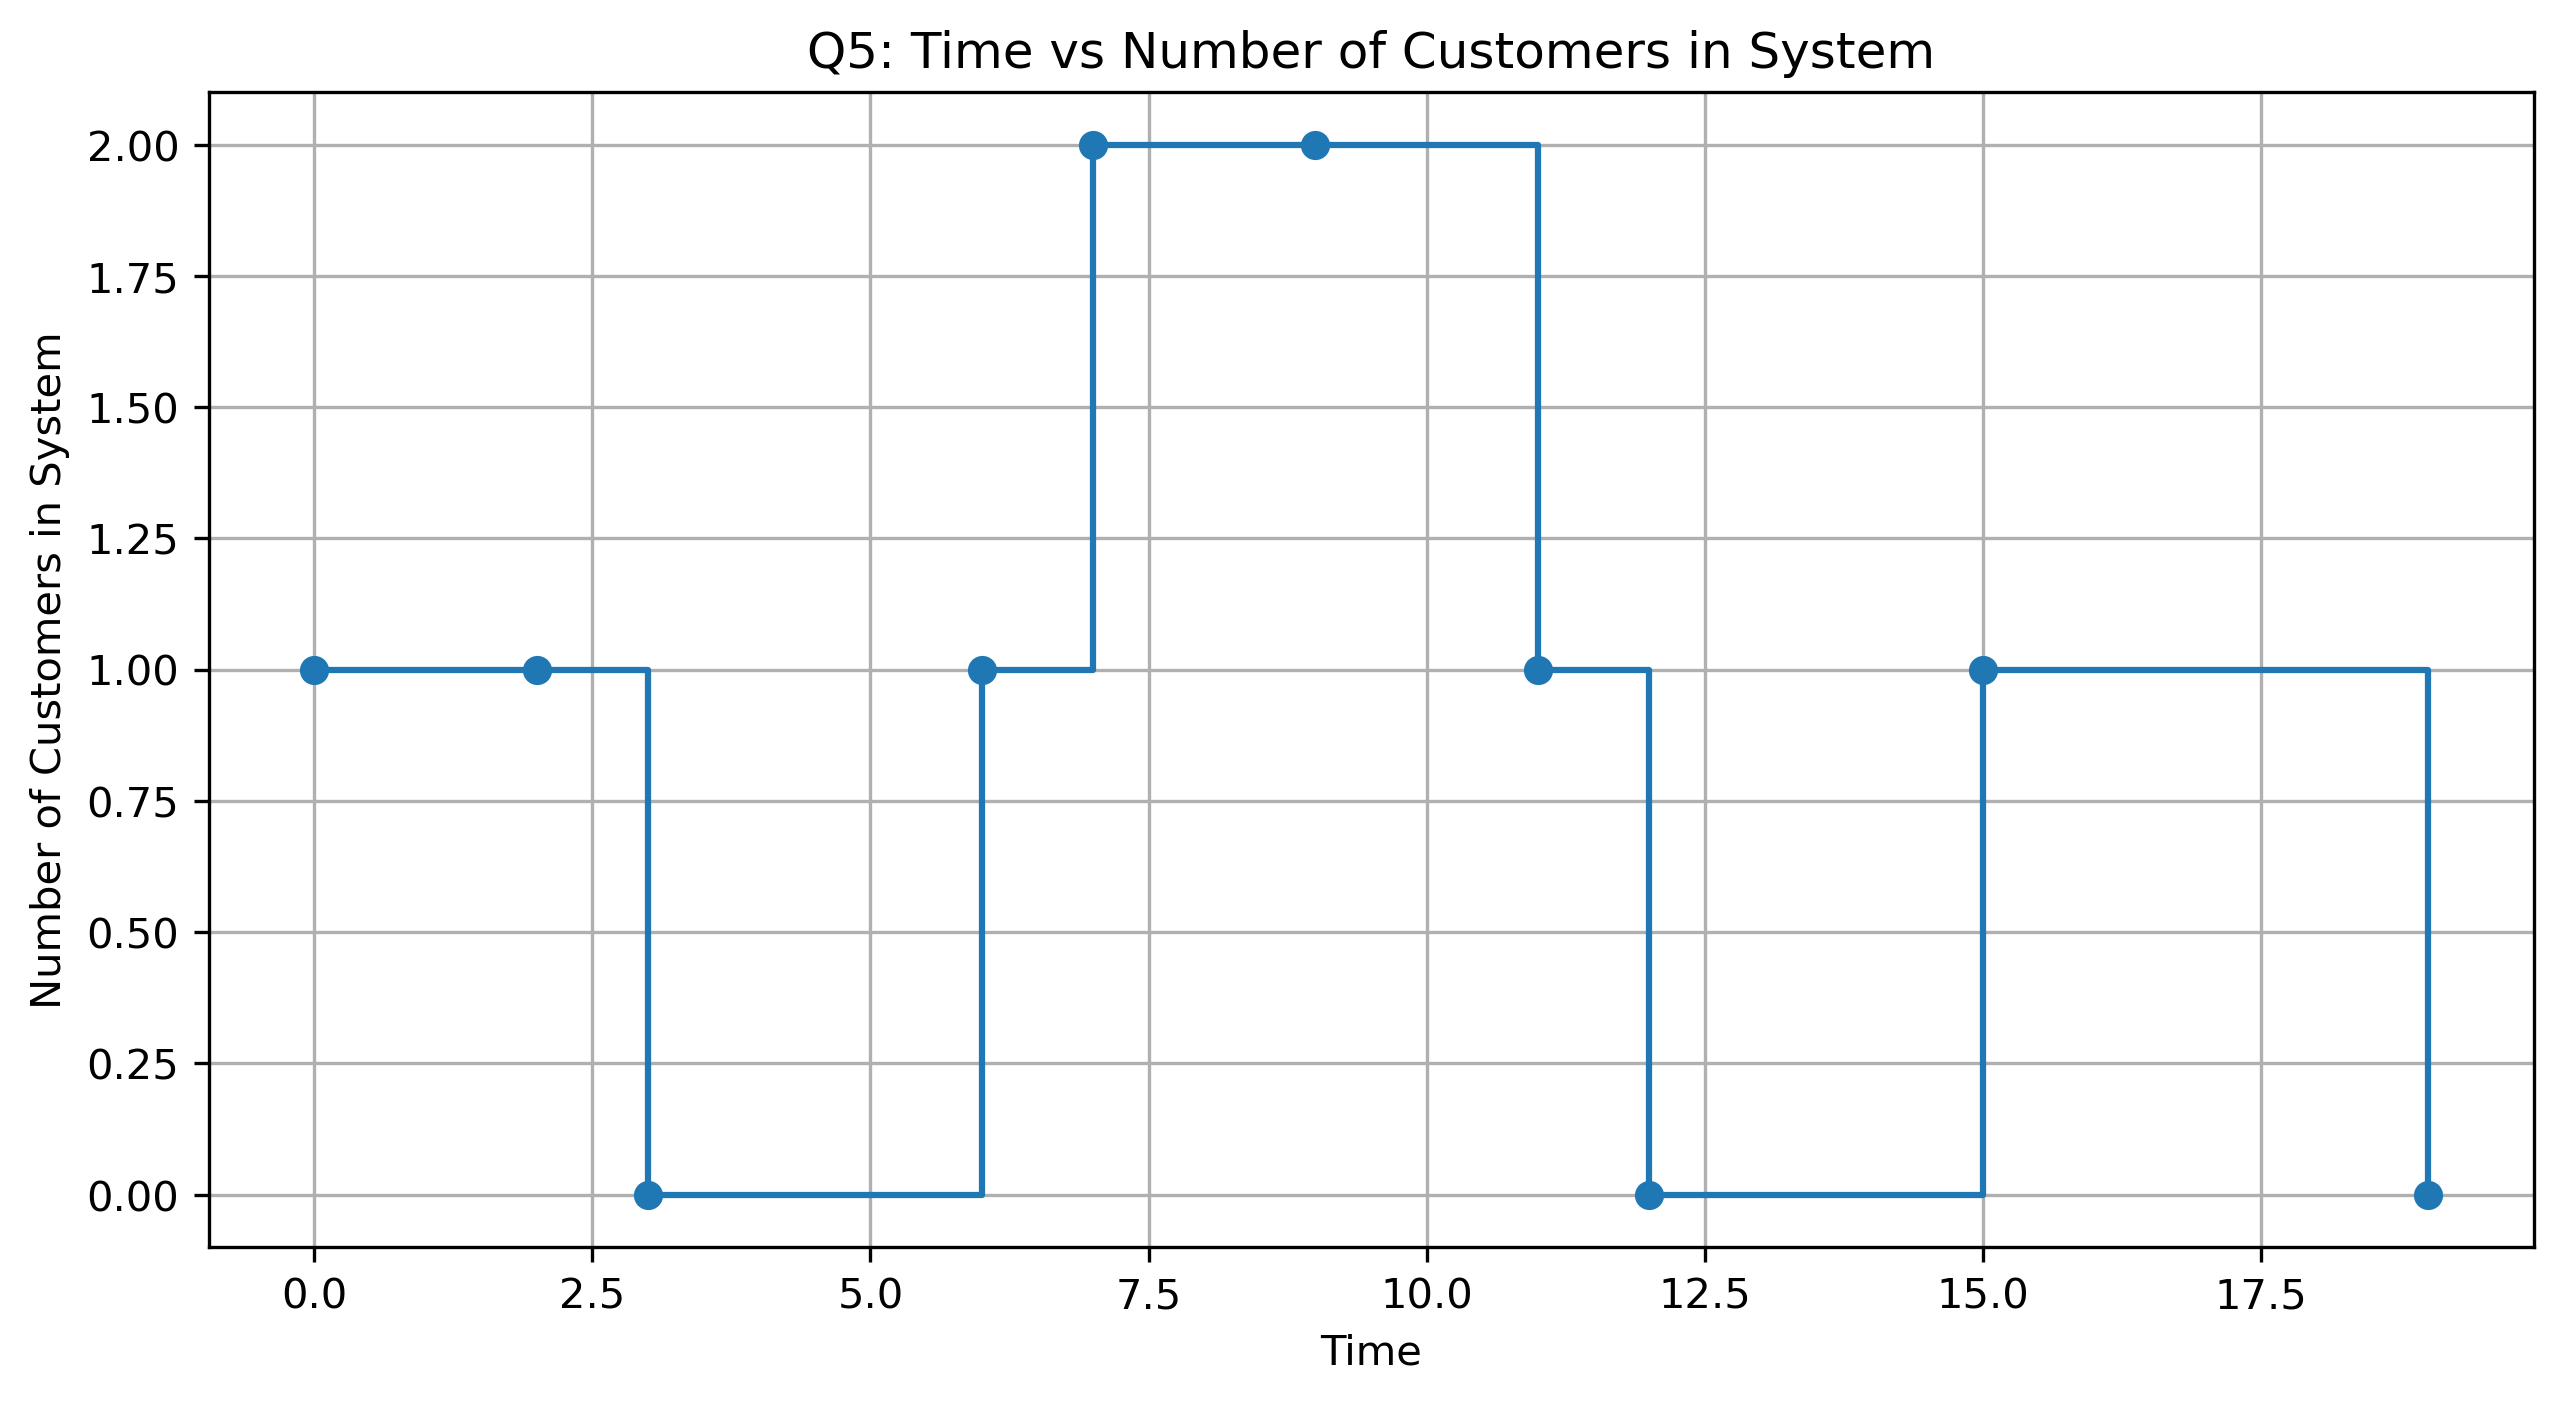

Python code for this plot:
import matplotlib.pyplot as plt


def print_plot(arrival, end, n, T):
    # ------------------------------------------------------------
    # Step 1: Collect all important time points
    # Important time points are:
    # 1. simulation starting time
    # 2. simulation ending time
    # 3. all arrival times
    # 4. all service ending/departure times
    # ------------------------------------------------------------
    times = [0, T]

    for i in range(n):
        times.append(arrival[i])
        times.append(end[i])

    # ------------------------------------------------------------
    # Step 2: Sort the time points and remove duplicate values
    # This is similar to qsort + unique array in the C code
    # ------------------------------------------------------------
    unique_times = sorted(set(times))

    # These lists will be used for drawing the step graph
    x_points = []
    y_points = []

    print("TIME NUMBER_IN_SYSTEM")

    # ------------------------------------------------------------
    # Step 3: Count number of customers in the system at each time
    # A customer is inside the system if:
    # arrival_time <= current_time AND end_time > current_time
    # ------------------------------------------------------------
    for t in unique_times:
        count = 0

        for j in range(n):
            if arrival[j] <= t and end[j] > t:
                count += 1

        print(f"PLOT {t} {count}")

        x_points.append(t)
        y_points.append(count)

    print("OK: USE_THESE_POINTS_FOR_STEP_GRAPH")

    # ------------------------------------------------------------
    # Step 4: Draw the step graph
    # X-axis = Time
    # Y-axis = Number of customers in system
    # ------------------------------------------------------------
    plt.figure(figsize=(10, 5))
    plt.step(x_points, y_points, where="post", marker="o")

    plt.xlabel("Time")
    plt.ylabel("Number of Customers in System")
    plt.title("Q5: Time vs Number of Customers in System")
    plt.grid(True)

    # ------------------------------------------------------------
    # Step 5: Save the graph as PNG
    # No Output.txt will be created
    # ------------------------------------------------------------
    plt.savefig("q05_time_vs_number_in_system.png", dpi=300, bbox_inches="tight")
    plt.close()


def main():
    # ------------------------------------------------------------
    # Hardcoded data from the given C code
    # No input is taken from Input.txt
    # ------------------------------------------------------------
    arrival = [0, 2, 6, 7, 9, 15]
    end = [2, 3, 9, 11, 12, 19]

    n = 6
    T = 19

    print_plot(arrival, end, n, T)

    print("SUCCESS: PNG graph generated -> q05_time_vs_number_in_system.png")


if __name__ == "__main__":
    main()
